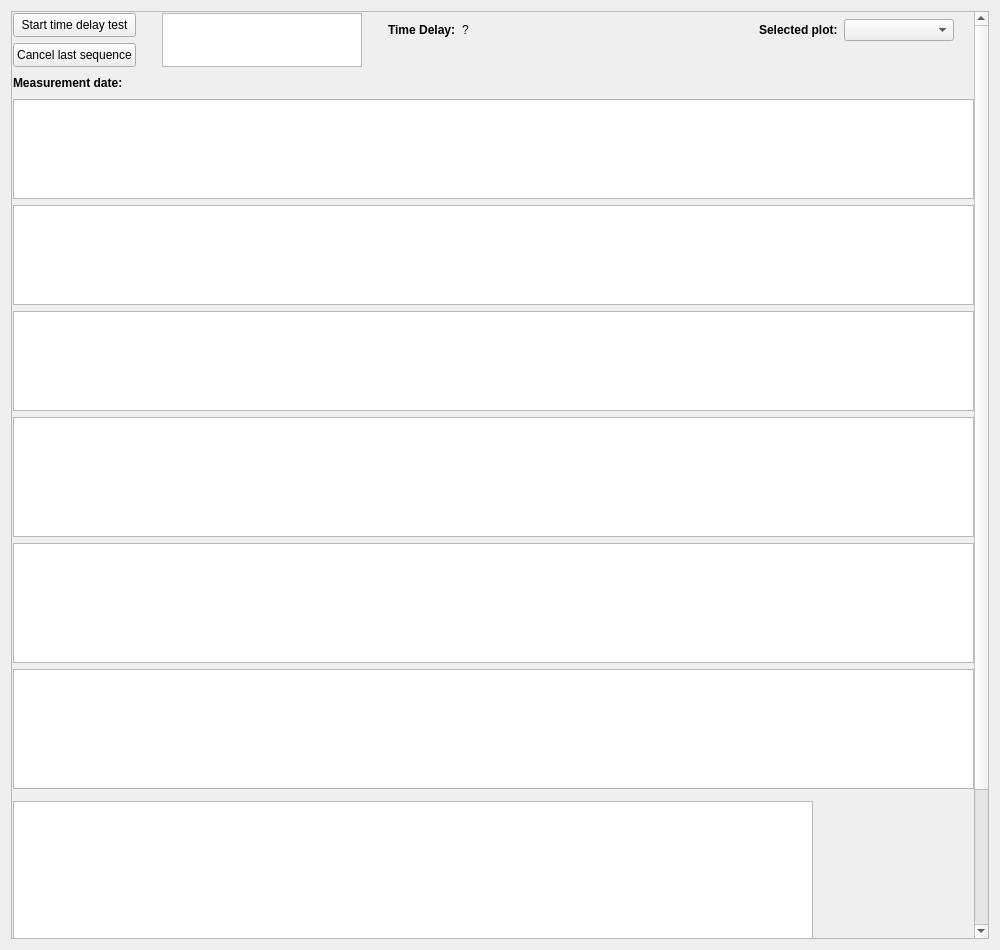
<?xml version="1.0" encoding="UTF-8"?>
<ui version="4.0">
 <class>TimeDelayTab</class>
 <widget class="QWidget" name="TimeDelayTab">
  <property name="geometry">
   <rect>
    <x>0</x>
    <y>0</y>
    <width>1000</width>
    <height>950</height>
   </rect>
  </property>
  <property name="sizePolicy">
   <sizepolicy hsizetype="Expanding" vsizetype="Expanding">
    <horstretch>0</horstretch>
    <verstretch>0</verstretch>
   </sizepolicy>
  </property>
  <property name="minimumSize">
   <size>
    <width>500</width>
    <height>900</height>
   </size>
  </property>
  <property name="windowTitle">
   <string>Form</string>
  </property>
  <layout class="QVBoxLayout" name="verticalLayout_3">
   <item>
    <widget class="QScrollArea" name="scrollArea">
     <property name="sizePolicy">
      <sizepolicy hsizetype="Expanding" vsizetype="Expanding">
       <horstretch>0</horstretch>
       <verstretch>0</verstretch>
      </sizepolicy>
     </property>
     <property name="minimumSize">
      <size>
       <width>0</width>
       <height>900</height>
      </size>
     </property>
     <property name="widgetResizable">
      <bool>true</bool>
     </property>
     <widget class="QWidget" name="scrollAreaWidgetContents">
      <property name="geometry">
       <rect>
        <x>0</x>
        <y>0</y>
        <width>963</width>
        <height>1101</height>
       </rect>
      </property>
      <layout class="QVBoxLayout" name="verticalLayout">
       <property name="leftMargin">
        <number>1</number>
       </property>
       <property name="topMargin">
        <number>1</number>
       </property>
       <property name="rightMargin">
        <number>0</number>
       </property>
       <property name="bottomMargin">
        <number>0</number>
       </property>
       <item>
        <layout class="QHBoxLayout" name="hLayoutTop">
         <item>
          <layout class="QVBoxLayout" name="vLayoutButtons">
           <property name="rightMargin">
            <number>20</number>
           </property>
           <item>
            <widget class="QPushButton" name="btnTest">
             <property name="minimumSize">
              <size>
               <width>0</width>
               <height>24</height>
              </size>
             </property>
             <property name="maximumSize">
              <size>
               <width>200</width>
               <height>16777215</height>
              </size>
             </property>
             <property name="text">
              <string>Start time delay test</string>
             </property>
             <property name="checkable">
              <bool>true</bool>
             </property>
            </widget>
           </item>
           <item>
            <widget class="QPushButton" name="btnCancelLastSeq">
             <property name="minimumSize">
              <size>
               <width>0</width>
               <height>24</height>
              </size>
             </property>
             <property name="maximumSize">
              <size>
               <width>200</width>
               <height>16777215</height>
              </size>
             </property>
             <property name="text">
              <string>Cancel last sequence</string>
             </property>
             <property name="checkable">
              <bool>false</bool>
             </property>
            </widget>
           </item>
          </layout>
         </item>
         <item>
          <widget class="QPlainTextEdit" name="textTestInfo">
           <property name="sizePolicy">
            <sizepolicy hsizetype="Minimum" vsizetype="Maximum">
             <horstretch>0</horstretch>
             <verstretch>0</verstretch>
            </sizepolicy>
           </property>
           <property name="minimumSize">
            <size>
             <width>125</width>
             <height>24</height>
            </size>
           </property>
           <property name="maximumSize">
            <size>
             <width>200</width>
             <height>56</height>
            </size>
           </property>
           <property name="undoRedoEnabled">
            <bool>false</bool>
           </property>
           <property name="readOnly">
            <bool>true</bool>
           </property>
           <property name="plainText">
            <string/>
           </property>
          </widget>
         </item>
         <item>
          <layout class="QGridLayout" name="gridLayoutTop">
           <property name="leftMargin">
            <number>20</number>
           </property>
           <item row="0" column="8">
            <spacer name="hSpacerRight3_2">
             <property name="orientation">
              <enum>Qt::Horizontal</enum>
             </property>
             <property name="sizeType">
              <enum>QSizePolicy::Fixed</enum>
             </property>
             <property name="sizeHint" stdset="0">
              <size>
               <width>20</width>
               <height>20</height>
              </size>
             </property>
            </spacer>
           </item>
           <item row="0" column="3">
            <widget class="QLabel" name="labelTimeDelayVal">
             <property name="text">
              <string>?</string>
             </property>
             <property name="alignment">
              <set>Qt::AlignLeading|Qt::AlignLeft|Qt::AlignVCenter</set>
             </property>
            </widget>
           </item>
           <item row="0" column="7">
            <widget class="QComboBox" name="cBoxPlots">
             <property name="minimumSize">
              <size>
               <width>110</width>
               <height>0</height>
              </size>
             </property>
            </widget>
           </item>
           <item row="1" column="2">
            <spacer name="vSpacer">
             <property name="orientation">
              <enum>Qt::Vertical</enum>
             </property>
             <property name="sizeType">
              <enum>QSizePolicy::Minimum</enum>
             </property>
             <property name="sizeHint" stdset="0">
              <size>
               <width>20</width>
               <height>20</height>
              </size>
             </property>
            </spacer>
           </item>
           <item row="0" column="5">
            <spacer name="hSpacerRight">
             <property name="orientation">
              <enum>Qt::Horizontal</enum>
             </property>
             <property name="sizeHint" stdset="0">
              <size>
               <width>40</width>
               <height>20</height>
              </size>
             </property>
            </spacer>
           </item>
           <item row="0" column="2">
            <widget class="QLabel" name="labelTimeDelay">
             <property name="sizePolicy">
              <sizepolicy hsizetype="Preferred" vsizetype="Preferred">
               <horstretch>0</horstretch>
               <verstretch>0</verstretch>
              </sizepolicy>
             </property>
             <property name="minimumSize">
              <size>
               <width>0</width>
               <height>22</height>
              </size>
             </property>
             <property name="font">
              <font>
               <bold>true</bold>
              </font>
             </property>
             <property name="toolTip">
              <string>The time delay represents the time that elapses between the execution of the control command and the response of the controlled system.</string>
             </property>
             <property name="text">
              <string>Time Delay:</string>
             </property>
             <property name="alignment">
              <set>Qt::AlignLeading|Qt::AlignLeft|Qt::AlignVCenter</set>
             </property>
            </widget>
           </item>
           <item row="0" column="6">
            <widget class="QLabel" name="labelSelectedPlot">
             <property name="font">
              <font>
               <bold>true</bold>
              </font>
             </property>
             <property name="toolTip">
              <string>Select the plot you want to click in.</string>
             </property>
             <property name="text">
              <string>Selected plot:</string>
             </property>
            </widget>
           </item>
          </layout>
         </item>
        </layout>
       </item>
       <item>
        <layout class="QGridLayout" name="gridLayout">
         <item row="0" column="0">
          <widget class="QLabel" name="labelMeasDate">
           <property name="sizePolicy">
            <sizepolicy hsizetype="Preferred" vsizetype="Minimum">
             <horstretch>0</horstretch>
             <verstretch>0</verstretch>
            </sizepolicy>
           </property>
           <property name="minimumSize">
            <size>
             <width>0</width>
             <height>20</height>
            </size>
           </property>
           <property name="font">
            <font>
             <bold>true</bold>
            </font>
           </property>
           <property name="text">
            <string>Measurement date:</string>
           </property>
          </widget>
         </item>
         <item row="0" column="3">
          <spacer name="hSpacerRight2">
           <property name="orientation">
            <enum>Qt::Horizontal</enum>
           </property>
           <property name="sizeHint" stdset="0">
            <size>
             <width>37</width>
             <height>18</height>
            </size>
           </property>
          </spacer>
         </item>
         <item row="0" column="1">
          <widget class="QLabel" name="labelMeasDateValue">
           <property name="sizePolicy">
            <sizepolicy hsizetype="Preferred" vsizetype="Preferred">
             <horstretch>0</horstretch>
             <verstretch>0</verstretch>
            </sizepolicy>
           </property>
           <property name="minimumSize">
            <size>
             <width>60</width>
             <height>0</height>
            </size>
           </property>
           <property name="font">
            <font>
             <bold>false</bold>
            </font>
           </property>
           <property name="text">
            <string/>
           </property>
          </widget>
         </item>
        </layout>
       </item>
       <item>
        <layout class="QVBoxLayout" name="vLayoutPlotsTable" stretch="1,0">
         <property name="spacing">
          <number>12</number>
         </property>
         <item>
          <layout class="QVBoxLayout" name="vLayoutPlots" stretch="0,0,0,0,0,0">
           <property name="spacing">
            <number>6</number>
           </property>
           <item>
            <widget class="PlotWidget" name="plot0">
             <property name="sizePolicy">
              <sizepolicy hsizetype="Expanding" vsizetype="Expanding">
               <horstretch>0</horstretch>
               <verstretch>1</verstretch>
              </sizepolicy>
             </property>
             <property name="minimumSize">
              <size>
               <width>500</width>
               <height>100</height>
              </size>
             </property>
             <property name="maximumSize">
              <size>
               <width>16777215</width>
               <height>16777215</height>
              </size>
             </property>
            </widget>
           </item>
           <item>
            <widget class="PlotWidget" name="plot1">
             <property name="sizePolicy">
              <sizepolicy hsizetype="Expanding" vsizetype="Expanding">
               <horstretch>0</horstretch>
               <verstretch>1</verstretch>
              </sizepolicy>
             </property>
             <property name="minimumSize">
              <size>
               <width>500</width>
               <height>100</height>
              </size>
             </property>
             <property name="maximumSize">
              <size>
               <width>16777215</width>
               <height>16777215</height>
              </size>
             </property>
            </widget>
           </item>
           <item>
            <widget class="PlotWidget" name="plot2">
             <property name="sizePolicy">
              <sizepolicy hsizetype="Expanding" vsizetype="Expanding">
               <horstretch>0</horstretch>
               <verstretch>1</verstretch>
              </sizepolicy>
             </property>
             <property name="minimumSize">
              <size>
               <width>500</width>
               <height>100</height>
              </size>
             </property>
             <property name="maximumSize">
              <size>
               <width>16777215</width>
               <height>16777215</height>
              </size>
             </property>
            </widget>
           </item>
           <item>
            <widget class="PlotWidget" name="plot3">
             <property name="minimumSize">
              <size>
               <width>500</width>
               <height>120</height>
              </size>
             </property>
             <property name="maximumSize">
              <size>
               <width>16777215</width>
               <height>125</height>
              </size>
             </property>
            </widget>
           </item>
           <item>
            <widget class="PlotWidget" name="plot4">
             <property name="minimumSize">
              <size>
               <width>500</width>
               <height>120</height>
              </size>
             </property>
             <property name="maximumSize">
              <size>
               <width>16777215</width>
               <height>125</height>
              </size>
             </property>
            </widget>
           </item>
           <item>
            <widget class="PlotWidget" name="plot5">
             <property name="minimumSize">
              <size>
               <width>500</width>
               <height>120</height>
              </size>
             </property>
             <property name="maximumSize">
              <size>
               <width>16777215</width>
               <height>125</height>
              </size>
             </property>
            </widget>
           </item>
          </layout>
         </item>
         <item>
          <layout class="QHBoxLayout" name="hLayoutTable" stretch="0,1">
           <item>
            <widget class="QTableView" name="tableView">
             <property name="sizePolicy">
              <sizepolicy hsizetype="Expanding" vsizetype="Expanding">
               <horstretch>0</horstretch>
               <verstretch>0</verstretch>
              </sizepolicy>
             </property>
             <property name="minimumSize">
              <size>
               <width>800</width>
               <height>300</height>
              </size>
             </property>
             <property name="focusPolicy">
              <enum>Qt::NoFocus</enum>
             </property>
             <attribute name="verticalHeaderDefaultSectionSize">
              <number>24</number>
             </attribute>
            </widget>
           </item>
           <item>
            <spacer name="hSpacerRight3">
             <property name="orientation">
              <enum>Qt::Horizontal</enum>
             </property>
             <property name="sizeHint" stdset="0">
              <size>
               <width>40</width>
               <height>20</height>
              </size>
             </property>
            </spacer>
           </item>
          </layout>
         </item>
        </layout>
       </item>
      </layout>
     </widget>
    </widget>
   </item>
  </layout>
 </widget>
 <customwidgets>
  <customwidget>
   <class>PlotWidget</class>
   <extends>QGraphicsView</extends>
   <header>pyqtgraph</header>
  </customwidget>
 </customwidgets>
 <tabstops>
  <tabstop>btnTest</tabstop>
  <tabstop>btnCancelLastSeq</tabstop>
  <tabstop>textTestInfo</tabstop>
  <tabstop>cBoxPlots</tabstop>
  <tabstop>plot0</tabstop>
  <tabstop>plot1</tabstop>
  <tabstop>plot2</tabstop>
  <tabstop>plot3</tabstop>
  <tabstop>plot4</tabstop>
  <tabstop>plot5</tabstop>
  <tabstop>scrollArea</tabstop>
 </tabstops>
 <resources/>
 <connections/>
</ui>
